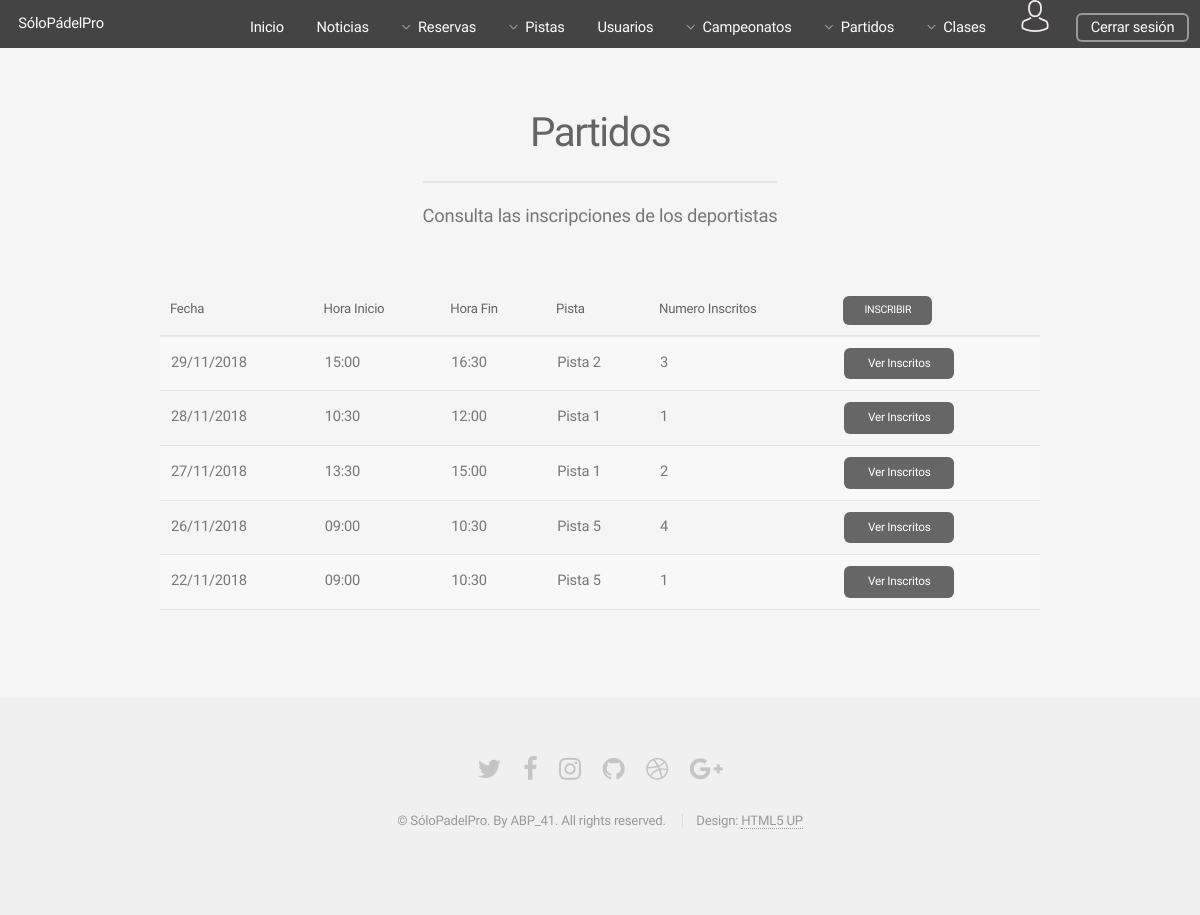
The app's page /Controllers/INSCRIBIRSE_PARTIDOS_Controller.php (signed in) with its own data.
### tables this page shows
CREATE TABLE IF NOT EXISTS PARTIDO(
  ID int(225) AUTO_INCREMENT NOT NULL,
  FECHA date NOT NULL,
  RESERVA_ID int(255),
  PISTA_ID int(255),
  HORARIO_ID int(255),
  INSCRIPCIONES INT(1) NULL DEFAULT '0',
  PRIMARY KEY(ID),
  FOREIGN KEY (RESERVA_ID) REFERENCES RESERVA (ID) ON DELETE CASCADE,
  FOREIGN KEY (PISTA_ID) REFERENCES PISTA (ID) ON DELETE CASCADE,
  FOREIGN KEY (HORARIO_ID) REFERENCES HORARIO (ID) ON DELETE CASCADE
);

CREATE TABLE IF NOT EXISTS HORARIO(
  ID int(225) AUTO_INCREMENT NOT NULL,
  HORA_INICIO time NOT NULL,
  HORA_FIN time NOT NULL,
  PRIMARY KEY(ID)
);

CREATE TABLE IF NOT EXISTS PISTA(
  ID int(225) AUTO_INCREMENT NOT NULL ,
  NOMBRE varchar(25) NOT NULL,
  TIPO varchar(25) NOT NULL,
  PRIMARY KEY(ID)
);

### Models/PARTIDO_Model.php (called while the page is built, shortened)
<?php
class PARTIDO_Model{
    var $mensaje;
    var $mysqli;
    function __construct($id, $fecha,$reserva_ID, $horario_ID, $pista_ID,$inscripciones){
        include_once '../Functions/Access_DB.php';
        $this->mysqli = ConnectDB();
    }
    function SHOWALL_Inscripciones(){
        $sql = "SELECT P.ID, UP.USUARIO_LOGIN, P.FECHA, P.PISTA_ID, PI.NOMBRE, P.HORARIO_ID,
                        P.INSCRIPCIONES, H.HORA_INICIO, H.HORA_FIN
                FROM PARTIDO P, HORARIO H, USUARIO_PARTIDO UP, PISTA PI
                WHERE      (H.ID = P.HORARIO_ID) AND (P.ID = UP.PARTIDO_ID)  AND (PI.ID = P.PISTA_ID)
                GROUP BY P.ID
                ORDER BY P.FECHA DESC, H.HORA_INICIO, P.PISTA_ID";
        if (!($resultado = $this->mysqli->query($sql))){
            $this->mensaje['mensaje'] =  'ERROR: Fallo en la consulta sobre la base de datos';
            return $this->mensaje;
        }
        else{
            return $resultado;
        }
    }
}
?>

### Functions/Access_DB.php (called while the page is built, shortened)
<?php
function ConnectDB(){
   $conexion = mysqli_connect("localhost", "abp41", "abp41", "ABP") or (new MESSAGE('ERROR: No se ha podido conectar con la base de datos', '../index.php'));
 if ($conexion->connect_errno) {
    	return false;
 }else{
 	return $conexion;
 }
}
?>

### Views/INSCRIBIRSE_PARTIDOS/INSCRIBIRSE_PARTIDOS_SHOWALL_View.php (the view, shortened to what this page needs)
<?php
class SHOW_INSCRIPCIONES{
	var $tuplas;
	function __construct($tuplas){
		$this->tuplas = $tuplas;
	}
?>
    <?php
   function renderAdmin(){
    include '../Views/HEADER_View.php';
?>
	<section id="main" class="container">
	<header>
	   <h2>Partidos</h2>
	    <p>Consulta las inscripciones de los deportistas</p>
	 </header>
				<div class="table-wrapper">
					<table>
						<thead >
							<tr>
								<th>Fecha</th>
								<th>Hora Inicio</th>
								<th>Hora Fin</th>
								<th>Pista</th>
								<th>Numero Inscritos</th>
								<th><a class="button small" href="../Controllers/INSCRIBIRSE_PARTIDOS_Controller.php?action=SHOW_PARTIDOS">INSCRIBIR</a></th>
							</tr>
						</thead>
						<tbody>
					<?php
						if($this->tuplas <> NULL){
							while($row = mysqli_fetch_array($this->tuplas)){
								$fecha = explode("-", $row['FECHA']);
								$hora_inicio = explode(":", $row["HORA_INICIO"]);
								$hora_fin = explode(":", $row["HORA_FIN"]);
						?>
							<tr>
								<td>
									<?=$fecha[2]."/".$fecha[1]."/".$fecha[0]?>
								</td>
								<td>
									<?=$hora_inicio[0].":".$hora_inicio[1]?>
								</td>
								<td>
									<?=$hora_fin[0].":".$hora_fin[1]?>
								</td>
								<td>
									<?=$row['NOMBRE']?>
								</td>
								<td>
									<?=$row['INSCRIPCIONES']?>
								</td>
								<td>
									<a class="button small" href="../Controllers/INSCRIBIRSE_PARTIDOS_Controller.php?action=SHOW_INSCRITOS&partido_ID=<?=$row['ID']?>">Ver Inscritos</a>
								</td>
							</tr>
					<?php
							}
						}
					?>
						</tbody>
					</table>
				</div>
   		</section>
    <?php
        include '../Views/FOOTER_View.php';
        }
    }
    ?>

### assets/css/main.css (style rules this page uses)
html, body, div, span, applet, object, iframe, h1, h2, h3, h4, h5, h6, p, blockquote, pre, a, abbr, acronym, address, big, cite, code, del, dfn, em, img, ins, kbd, q, s, samp, small, strike, strong, sub, sup, tt, var, b, u, i, center, dl, dt, dd, ol, ul, li, fieldset, form, label, legend, table, caption, tbody, tfoot, thead, tr, th, td, article, aside, canvas, details, embed, figure, figcaption, footer, header, hgroup, menu, nav, output, ruby, section, summary, time, mark, audio, video { margin: 0; padding: 0; border: 0; font-size: 100%; font: inherit; vertical-align: baseline; }
article, aside, details, figcaption, figure, footer, header, hgroup, menu, nav, section { display: block; }
body { line-height: 1; }
table { border-collapse: collapse; border-spacing: 0; }
body { -webkit-text-size-adjust: none; }
body { -ms-overflow-style: scrollbar; }
html { box-sizing: border-box; }
*, *:before, *:after { box-sizing: inherit; }
body { background: #f5f5f5; }
body, input, select, textarea { color: #777; font-family: "Source Sans Pro", sans-serif; font-size: 16pt; font-weight: 300; line-height: 1.65em; letter-spacing: -0.015em; }
a { -moz-transition: color 0.2s ease-in-out, border-bottom-color 0.2s ease-in-out; -webkit-transition: color 0.2s ease-in-out, border-bottom-color 0.2s ease-in-out; -ms-transition: color 0.2s ease-in-out, border-bottom-color 0.2s ease-in-out; transition: color 0.2s ease-in-out, border-bottom-color 0.2s ease-in-out; border-bottom: dotted 1px; color: #e89980; text-decoration: none; }
p { margin: 0 0 2em 0; }
h1, h2, h3, h4, h5, h6 { color: #646464; font-weight: 300; line-height: 1em; margin: 0 0 0.5em 0; }
h2 { font-size: 2.25em; line-height: 1.5em; letter-spacing: -0.035em; }
.container { margin: 0 auto; max-width: calc(100% - 5em); width: 60em; }
header p { color: #999; position: relative; margin: 0 0 1.5em 0; font-style: italic; }
header h2+p { font-size: 1.25em; margin-top: -1em; line-height: 1.5em; }
.table-wrapper { -webkit-overflow-scrolling: touch; overflow-x: auto; }
table { margin: 0 0 2em 0; width: 100%; }
table tbody tr { border: solid 1px #e5e5e5; border-left: 0; border-right: 0; }
table tbody tr:nth-child(2n+1) { background-color: #f8f8f8; }
table td { padding: 0.75em 0.75em; }
table th { color: #646464; font-size: 0.9em; font-weight: 300; padding: 0 0.75em 0.75em 0.75em; text-align: left; }
table thead { border-bottom: solid 2px #e5e5e5; }
input[type="submit"], input[type="reset"], input[type="button"], .button { -moz-appearance: none; -webkit-appearance: none; -ms-appearance: none; appearance: none; -moz-transition: background-color 0.2s ease-in-out, color 0.2s ease-in-out; -webkit-transition: background-color 0.2s ease-in-out, color 0.2s ease-in-out; -ms-transition: background-color 0.2s ease-in-out, color 0.2s ease-in-out; transition: background-color 0.2s ease-in-out, color 0.2s ease-in-out; background-color: #666; border-radius: 6px; border: 0; color: #ffffff; cursor: pointer; display: inline-block; font-weight: 400; height: 3em; line-height: 3em; padding: 0 2em; text-align: center; text-decoration: none; white-space: nowrap; }
input[type="submit"].small, input[type="reset"].small, input[type="button"].small, .button.small { font-size: 0.8em; height: 2.7em; line-height: 2.7em; }
#main { padding: 4em 0; }
#main>header { text-align: center; margin: 0 0 3em 0; }
#main>header h2 { font-size: 2.75em; margin: 0; }
#main>header p { border-top: solid 2px #e5e5e5; color: #777; display: inline-block; font-style: normal; margin: 1em 0 0 0; padding: 1em 0 1.25em 0; }
@media screen and (max-width: 1680px) { body, input, select, textarea { font-size: 13pt; } }
@media screen and (max-width: 1280px) { body, input, select, textarea { font-size: 11pt; } }

### records on screen
partido: FECHA "29", FECHA "11", FECHA "2018", HORARIO_ID.HORA_INICIO "15", HORARIO_ID.HORA_INICIO "00", HORARIO_ID.HORA_FIN "16", HORARIO_ID.HORA_FIN "30", PISTA_ID.NOMBRE "Pista 2", INSCRIPCIONES "3"
partido: FECHA "28", FECHA "11", FECHA "2018", HORARIO_ID.HORA_INICIO "10", HORARIO_ID.HORA_INICIO "30", HORARIO_ID.HORA_FIN "12", HORARIO_ID.HORA_FIN "00", PISTA_ID.NOMBRE "Pista 1", INSCRIPCIONES "1"
partido: FECHA "27", FECHA "11", FECHA "2018", HORARIO_ID.HORA_INICIO "13", HORARIO_ID.HORA_INICIO "30", HORARIO_ID.HORA_FIN "15", HORARIO_ID.HORA_FIN "00", PISTA_ID.NOMBRE "Pista 1", INSCRIPCIONES "2"
partido: FECHA "26", FECHA "11", FECHA "2018", HORARIO_ID.HORA_INICIO "09", HORARIO_ID.HORA_INICIO "00", HORARIO_ID.HORA_FIN "10", HORARIO_ID.HORA_FIN "30", PISTA_ID.NOMBRE "Pista 5", INSCRIPCIONES "4"
partido: FECHA "22", FECHA "11", FECHA "2018", HORARIO_ID.HORA_INICIO "09", HORARIO_ID.HORA_INICIO "00", HORARIO_ID.HORA_FIN "10", HORARIO_ID.HORA_FIN "30", PISTA_ID.NOMBRE "Pista 5", INSCRIPCIONES "1"
